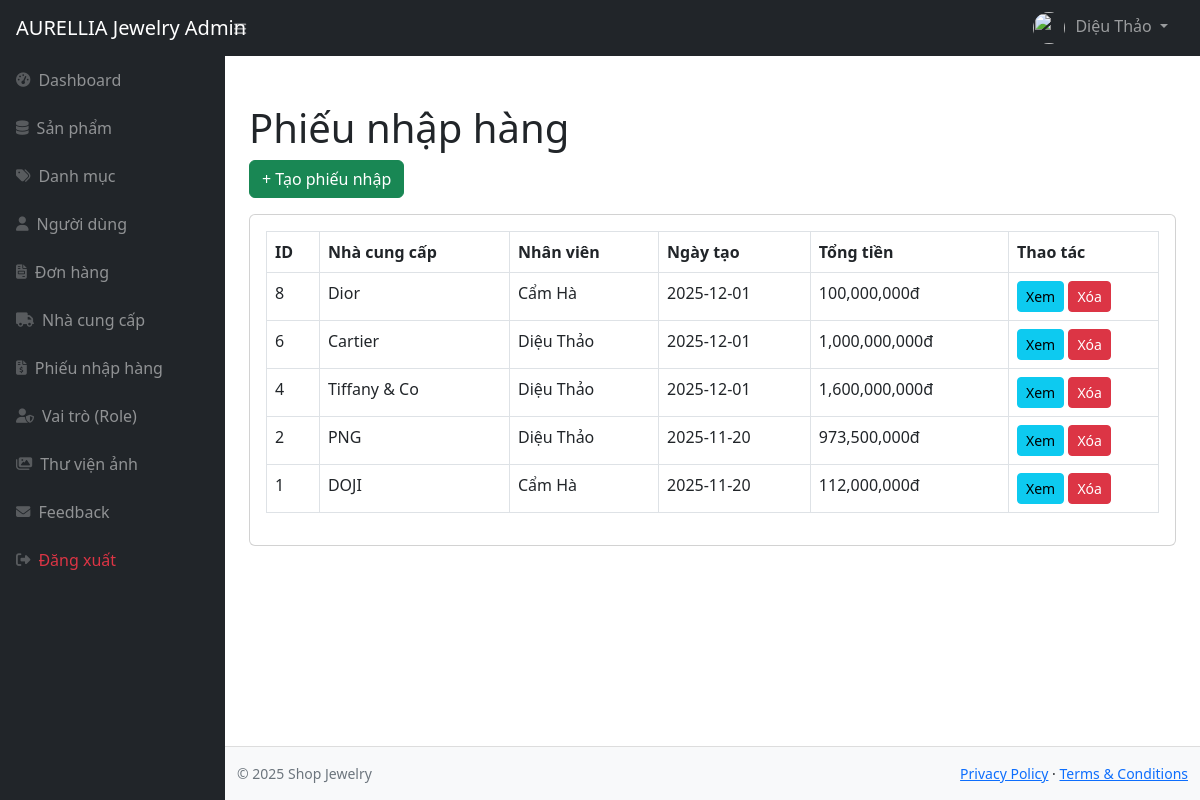
The page /admin/index.php?act=import (signed in) on the database its author committed.
### tables this page shows
CREATE TABLE `import` (
  `id` int(11) NOT NULL,
  `total_import_order` int(11) DEFAULT NULL,
  `user_id` int(11) DEFAULT NULL,
  `supplier_id` int(11) DEFAULT NULL,
  `created_at` date DEFAULT NULL,
  `isDeleted` int(11) DEFAULT NULL
);

CREATE TABLE `supplier` (
  `id` int(11) NOT NULL,
  `name` varchar(255) DEFAULT NULL,
  `address` varchar(255) DEFAULT NULL,
  `contact` varchar(255) DEFAULT NULL,
  `isDeleted` tinyint(1) DEFAULT 0
);

CREATE TABLE `user` (
  `id` int(11) NOT NULL,
  `fullname` varchar(255) NOT NULL,
  `email` varchar(255) NOT NULL,
  `phone_number` varchar(255) DEFAULT NULL,
  `password` varchar(255) DEFAULT NULL,
  `role_id` int(11) DEFAULT NULL,
  `created_at` date DEFAULT NULL,
  `updated_at` date DEFAULT NULL,
  `deleted` int(11) DEFAULT NULL,
  `reset_token` varchar(255) DEFAULT NULL,
  `token_expiry` datetime DEFAULT NULL
);

### admin/controllers/ImportController.php (called while the page is built, shortened)
<?php
require "models/ImportModel.php";
class ImportController {
    private $model;
    function __construct($db) {
        $this->model = new ImportModel($db);
    }
    function index() {
        $imports = $this->model->getAll();
        include "layouts/main.php";
    }
}

### admin/models/ImportModel.php (called while the page is built, shortened)
<?php
class ImportModel
{
    private $conn;
    function __construct($db)
    {
        $this->conn = $db;
    }
    function getAll()
    {
        $sql = "
        SELECT import.*,
               supplier.name AS supplier_name,
               user.fullname AS user_name
        FROM import
        JOIN supplier ON supplier.id = import.supplier_id
        JOIN user ON user.id = import.user_id
        WHERE import.isDeleted = 0
        ORDER BY import.id DESC
    ";
        return $this->conn->query($sql);
    }
}

### admin/views/import/list.php (the view)
<h1 class="mt-4">Phiếu nhập hàng</h1>
<a href="index.php?act=import-create" class="btn btn-success mb-3">+ Tạo phiếu nhập</a>
<div class="card">
    <div class="card-body">
        <table class="table table-bordered">
            <thead>
                <tr>
                    <th>ID</th>
                    <th>Nhà cung cấp</th>
                    <th>Nhân viên</th>
                    <th>Ngày tạo</th>
                    <th>Tổng tiền</th>
                    <th width="150">Thao tác</th>
                </tr>
            </thead>
            <tbody>
                <?php foreach ($imports as $i): ?>
                    <tr>
                        <td><?= $i['id'] ?></td>
                        <td><?= $i['supplier_name'] ?></td>
                        <td><?= $i['user_name'] ?></td>
                        <td><?= $i['created_at'] ?></td>
                        <td><?= number_format($i['total_import_order']) ?>đ</td>
                        <td>
                            <a href="index.php?act=import-detail&id=<?= $i["id"] ?>"
                                class="btn btn-info btn-sm">
                                Xem
                            </a>
                            <a href="index.php?act=import-delete&id=<?= $i['id'] ?>" class="btn btn-sm btn-danger"
                                onclick="return confirm('Xóa?')">Xóa</a>
                        </td>
                    </tr>
                <?php endforeach ?>
            </tbody>
        </table>
    </div>
</div>

### rows shown on the page
import: id "8", supplier.name "Dior", user.fullname "Cẩm Hà", created_at "2025-12-01", total_import_order "100,000,000"
import: id "6", supplier.name "Cartier", user.fullname "Diệu Thảo", created_at "2025-12-01", total_import_order "1,000,000,000"
import: id "4", supplier.name "Tiffany & Co", user.fullname "Diệu Thảo", created_at "2025-12-01", total_import_order "1,600,000,000"
import: id "2", supplier.name "PNG", user.fullname "Diệu Thảo", created_at "2025-11-20", total_import_order "973,500,000"
import: id "1", supplier.name "DOJI", user.fullname "Cẩm Hà", created_at "2025-11-20", total_import_order "112,000,000"

### other values the page prints
$adminName "Diệu Thảo"
